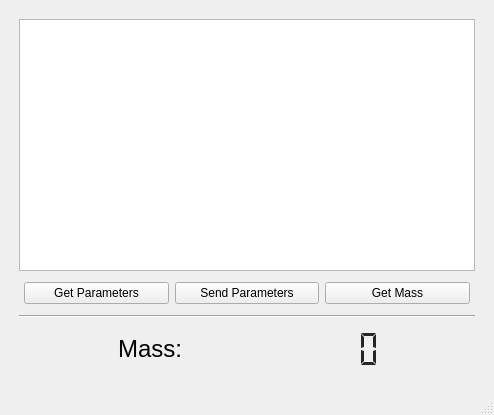
<?xml version="1.0" encoding="UTF-8"?>
<ui version="4.0">
 <class>MainWindow</class>
 <widget class="QMainWindow" name="MainWindow">
  <property name="geometry">
   <rect>
    <x>0</x>
    <y>0</y>
    <width>494</width>
    <height>415</height>
   </rect>
  </property>
  <property name="windowTitle">
   <string>Fusion QTer Dynamic Properties </string>
  </property>
  <widget class="QWidget" name="centralwidget">
   <layout class="QGridLayout" name="gridLayout">
    <item row="0" column="0">
     <layout class="QVBoxLayout" name="verticalLayout_2">
      <property name="sizeConstraint">
       <enum>QLayout::SetNoConstraint</enum>
      </property>
      <property name="leftMargin">
       <number>10</number>
      </property>
      <property name="topMargin">
       <number>10</number>
      </property>
      <property name="rightMargin">
       <number>10</number>
      </property>
      <property name="bottomMargin">
       <number>10</number>
      </property>
      <item>
       <widget class="QTableView" name="parameter_table">
        <property name="alternatingRowColors">
         <bool>true</bool>
        </property>
        <property name="cornerButtonEnabled">
         <bool>false</bool>
        </property>
        <attribute name="horizontalHeaderDefaultSectionSize">
         <number>150</number>
        </attribute>
        <attribute name="verticalHeaderVisible">
         <bool>false</bool>
        </attribute>
       </widget>
      </item>
      <item>
       <layout class="QHBoxLayout" name="horizontalLayout">
        <property name="leftMargin">
         <number>5</number>
        </property>
        <property name="topMargin">
         <number>5</number>
        </property>
        <property name="rightMargin">
         <number>5</number>
        </property>
        <property name="bottomMargin">
         <number>5</number>
        </property>
        <item>
         <widget class="QPushButton" name="get">
          <property name="sizePolicy">
           <sizepolicy hsizetype="Preferred" vsizetype="Fixed">
            <horstretch>0</horstretch>
            <verstretch>0</verstretch>
           </sizepolicy>
          </property>
          <property name="minimumSize">
           <size>
            <width>140</width>
            <height>0</height>
           </size>
          </property>
          <property name="text">
           <string>Get Parameters</string>
          </property>
         </widget>
        </item>
        <item>
         <widget class="QPushButton" name="send">
          <property name="sizePolicy">
           <sizepolicy hsizetype="Preferred" vsizetype="Preferred">
            <horstretch>0</horstretch>
            <verstretch>0</verstretch>
           </sizepolicy>
          </property>
          <property name="minimumSize">
           <size>
            <width>140</width>
            <height>0</height>
           </size>
          </property>
          <property name="text">
           <string>Send Parameters</string>
          </property>
         </widget>
        </item>
        <item>
         <widget class="QPushButton" name="refresh">
          <property name="sizePolicy">
           <sizepolicy hsizetype="Preferred" vsizetype="Fixed">
            <horstretch>0</horstretch>
            <verstretch>0</verstretch>
           </sizepolicy>
          </property>
          <property name="minimumSize">
           <size>
            <width>140</width>
            <height>0</height>
           </size>
          </property>
          <property name="text">
           <string>Get Mass</string>
          </property>
         </widget>
        </item>
       </layout>
      </item>
      <item>
       <widget class="Line" name="line">
        <property name="orientation">
         <enum>Qt::Horizontal</enum>
        </property>
       </widget>
      </item>
      <item>
       <layout class="QHBoxLayout" name="horizontalLayout_2">
        <property name="leftMargin">
         <number>5</number>
        </property>
        <property name="topMargin">
         <number>5</number>
        </property>
        <property name="rightMargin">
         <number>5</number>
        </property>
        <property name="bottomMargin">
         <number>5</number>
        </property>
        <item>
         <widget class="QLabel" name="label_3">
          <property name="sizePolicy">
           <sizepolicy hsizetype="Fixed" vsizetype="Preferred">
            <horstretch>0</horstretch>
            <verstretch>0</verstretch>
           </sizepolicy>
          </property>
          <property name="minimumSize">
           <size>
            <width>100</width>
            <height>0</height>
           </size>
          </property>
          <property name="font">
           <font>
            <pointsize>18</pointsize>
           </font>
          </property>
          <property name="text">
           <string>Mass:</string>
          </property>
          <property name="alignment">
           <set>Qt::AlignRight|Qt::AlignTrailing|Qt::AlignVCenter</set>
          </property>
          <property name="margin">
           <number>0</number>
          </property>
          <property name="indent">
           <number>5</number>
          </property>
         </widget>
        </item>
        <item>
         <widget class="QLCDNumber" name="mass_display">
          <property name="sizePolicy">
           <sizepolicy hsizetype="Fixed" vsizetype="Minimum">
            <horstretch>0</horstretch>
            <verstretch>0</verstretch>
           </sizepolicy>
          </property>
          <property name="minimumSize">
           <size>
            <width>150</width>
            <height>40</height>
           </size>
          </property>
          <property name="palette">
           <palette>
            <active>
             <colorrole role="WindowText">
              <brush brushstyle="SolidPattern">
               <color alpha="255">
                <red>255</red>
                <green>0</green>
                <blue>0</blue>
               </color>
              </brush>
             </colorrole>
             <colorrole role="Button">
              <brush brushstyle="SolidPattern">
               <color alpha="255">
                <red>236</red>
                <green>236</green>
                <blue>236</blue>
               </color>
              </brush>
             </colorrole>
             <colorrole role="Light">
              <brush brushstyle="SolidPattern">
               <color alpha="255">
                <red>102</red>
                <green>102</green>
                <blue>102</blue>
               </color>
              </brush>
             </colorrole>
             <colorrole role="Midlight">
              <brush brushstyle="SolidPattern">
               <color alpha="255">
                <red>153</red>
                <green>153</green>
                <blue>153</blue>
               </color>
              </brush>
             </colorrole>
             <colorrole role="Dark">
              <brush brushstyle="SolidPattern">
               <color alpha="255">
                <red>191</red>
                <green>191</green>
                <blue>191</blue>
               </color>
              </brush>
             </colorrole>
             <colorrole role="Mid">
              <brush brushstyle="SolidPattern">
               <color alpha="255">
                <red>169</red>
                <green>169</green>
                <blue>169</blue>
               </color>
              </brush>
             </colorrole>
             <colorrole role="Text">
              <brush brushstyle="SolidPattern">
               <color alpha="216">
                <red>0</red>
                <green>0</green>
                <blue>0</blue>
               </color>
              </brush>
             </colorrole>
             <colorrole role="BrightText">
              <brush brushstyle="SolidPattern">
               <color alpha="255">
                <red>255</red>
                <green>255</green>
                <blue>255</blue>
               </color>
              </brush>
             </colorrole>
             <colorrole role="ButtonText">
              <brush brushstyle="SolidPattern">
               <color alpha="255">
                <red>0</red>
                <green>0</green>
                <blue>0</blue>
               </color>
              </brush>
             </colorrole>
             <colorrole role="Base">
              <brush brushstyle="SolidPattern">
               <color alpha="255">
                <red>255</red>
                <green>255</green>
                <blue>255</blue>
               </color>
              </brush>
             </colorrole>
             <colorrole role="Window">
              <brush brushstyle="SolidPattern">
               <color alpha="255">
                <red>204</red>
                <green>204</green>
                <blue>204</blue>
               </color>
              </brush>
             </colorrole>
             <colorrole role="Shadow">
              <brush brushstyle="SolidPattern">
               <color alpha="255">
                <red>0</red>
                <green>0</green>
                <blue>0</blue>
               </color>
              </brush>
             </colorrole>
             <colorrole role="Highlight">
              <brush brushstyle="SolidPattern">
               <color alpha="255">
                <red>165</red>
                <green>205</green>
                <blue>255</blue>
               </color>
              </brush>
             </colorrole>
             <colorrole role="HighlightedText">
              <brush brushstyle="SolidPattern">
               <color alpha="216">
                <red>0</red>
                <green>0</green>
                <blue>0</blue>
               </color>
              </brush>
             </colorrole>
             <colorrole role="Link">
              <brush brushstyle="SolidPattern">
               <color alpha="255">
                <red>9</red>
                <green>79</green>
                <blue>209</blue>
               </color>
              </brush>
             </colorrole>
             <colorrole role="LinkVisited">
              <brush brushstyle="SolidPattern">
               <color alpha="255">
                <red>255</red>
                <green>0</green>
                <blue>255</blue>
               </color>
              </brush>
             </colorrole>
             <colorrole role="AlternateBase">
              <brush brushstyle="SolidPattern">
               <color alpha="255">
                <red>245</red>
                <green>245</green>
                <blue>245</blue>
               </color>
              </brush>
             </colorrole>
             <colorrole role="NoRole">
              <brush brushstyle="SolidPattern">
               <color alpha="255">
                <red>0</red>
                <green>0</green>
                <blue>0</blue>
               </color>
              </brush>
             </colorrole>
             <colorrole role="ToolTipBase">
              <brush brushstyle="SolidPattern">
               <color alpha="255">
                <red>255</red>
                <green>255</green>
                <blue>255</blue>
               </color>
              </brush>
             </colorrole>
             <colorrole role="ToolTipText">
              <brush brushstyle="SolidPattern">
               <color alpha="255">
                <red>0</red>
                <green>0</green>
                <blue>0</blue>
               </color>
              </brush>
             </colorrole>
             <colorrole role="PlaceholderText">
              <brush brushstyle="SolidPattern">
               <color alpha="255">
                <red>0</red>
                <green>0</green>
                <blue>0</blue>
               </color>
              </brush>
             </colorrole>
            </active>
            <inactive>
             <colorrole role="WindowText">
              <brush brushstyle="SolidPattern">
               <color alpha="216">
                <red>0</red>
                <green>0</green>
                <blue>0</blue>
               </color>
              </brush>
             </colorrole>
             <colorrole role="Button">
              <brush brushstyle="SolidPattern">
               <color alpha="255">
                <red>236</red>
                <green>236</green>
                <blue>236</blue>
               </color>
              </brush>
             </colorrole>
             <colorrole role="Light">
              <brush brushstyle="SolidPattern">
               <color alpha="255">
                <red>255</red>
                <green>255</green>
                <blue>255</blue>
               </color>
              </brush>
             </colorrole>
             <colorrole role="Midlight">
              <brush brushstyle="SolidPattern">
               <color alpha="255">
                <red>245</red>
                <green>245</green>
                <blue>245</blue>
               </color>
              </brush>
             </colorrole>
             <colorrole role="Dark">
              <brush brushstyle="SolidPattern">
               <color alpha="255">
                <red>191</red>
                <green>191</green>
                <blue>191</blue>
               </color>
              </brush>
             </colorrole>
             <colorrole role="Mid">
              <brush brushstyle="SolidPattern">
               <color alpha="255">
                <red>169</red>
                <green>169</green>
                <blue>169</blue>
               </color>
              </brush>
             </colorrole>
             <colorrole role="Text">
              <brush brushstyle="SolidPattern">
               <color alpha="216">
                <red>0</red>
                <green>0</green>
                <blue>0</blue>
               </color>
              </brush>
             </colorrole>
             <colorrole role="BrightText">
              <brush brushstyle="SolidPattern">
               <color alpha="255">
                <red>255</red>
                <green>255</green>
                <blue>255</blue>
               </color>
              </brush>
             </colorrole>
             <colorrole role="ButtonText">
              <brush brushstyle="SolidPattern">
               <color alpha="255">
                <red>0</red>
                <green>0</green>
                <blue>0</blue>
               </color>
              </brush>
             </colorrole>
             <colorrole role="Base">
              <brush brushstyle="SolidPattern">
               <color alpha="255">
                <red>255</red>
                <green>255</green>
                <blue>255</blue>
               </color>
              </brush>
             </colorrole>
             <colorrole role="Window">
              <brush brushstyle="SolidPattern">
               <color alpha="255">
                <red>236</red>
                <green>236</green>
                <blue>236</blue>
               </color>
              </brush>
             </colorrole>
             <colorrole role="Shadow">
              <brush brushstyle="SolidPattern">
               <color alpha="255">
                <red>0</red>
                <green>0</green>
                <blue>0</blue>
               </color>
              </brush>
             </colorrole>
             <colorrole role="Highlight">
              <brush brushstyle="SolidPattern">
               <color alpha="255">
                <red>212</red>
                <green>212</green>
                <blue>212</blue>
               </color>
              </brush>
             </colorrole>
             <colorrole role="HighlightedText">
              <brush brushstyle="SolidPattern">
               <color alpha="216">
                <red>0</red>
                <green>0</green>
                <blue>0</blue>
               </color>
              </brush>
             </colorrole>
             <colorrole role="Link">
              <brush brushstyle="SolidPattern">
               <color alpha="255">
                <red>0</red>
                <green>0</green>
                <blue>255</blue>
               </color>
              </brush>
             </colorrole>
             <colorrole role="LinkVisited">
              <brush brushstyle="SolidPattern">
               <color alpha="255">
                <red>255</red>
                <green>0</green>
                <blue>255</blue>
               </color>
              </brush>
             </colorrole>
             <colorrole role="AlternateBase">
              <brush brushstyle="SolidPattern">
               <color alpha="255">
                <red>245</red>
                <green>245</green>
                <blue>245</blue>
               </color>
              </brush>
             </colorrole>
             <colorrole role="NoRole">
              <brush brushstyle="NoBrush">
               <color alpha="255">
                <red>0</red>
                <green>0</green>
                <blue>0</blue>
               </color>
              </brush>
             </colorrole>
             <colorrole role="ToolTipBase">
              <brush brushstyle="SolidPattern">
               <color alpha="255">
                <red>255</red>
                <green>255</green>
                <blue>255</blue>
               </color>
              </brush>
             </colorrole>
             <colorrole role="ToolTipText">
              <brush brushstyle="SolidPattern">
               <color alpha="255">
                <red>0</red>
                <green>0</green>
                <blue>0</blue>
               </color>
              </brush>
             </colorrole>
             <colorrole role="PlaceholderText">
              <brush brushstyle="NoBrush">
               <color alpha="255">
                <red>0</red>
                <green>0</green>
                <blue>0</blue>
               </color>
              </brush>
             </colorrole>
            </inactive>
            <disabled>
             <colorrole role="WindowText">
              <brush brushstyle="SolidPattern">
               <color alpha="63">
                <red>0</red>
                <green>0</green>
                <blue>0</blue>
               </color>
              </brush>
             </colorrole>
             <colorrole role="Button">
              <brush brushstyle="SolidPattern">
               <color alpha="255">
                <red>236</red>
                <green>236</green>
                <blue>236</blue>
               </color>
              </brush>
             </colorrole>
             <colorrole role="Light">
              <brush brushstyle="SolidPattern">
               <color alpha="255">
                <red>102</red>
                <green>102</green>
                <blue>102</blue>
               </color>
              </brush>
             </colorrole>
             <colorrole role="Midlight">
              <brush brushstyle="SolidPattern">
               <color alpha="255">
                <red>153</red>
                <green>153</green>
                <blue>153</blue>
               </color>
              </brush>
             </colorrole>
             <colorrole role="Dark">
              <brush brushstyle="SolidPattern">
               <color alpha="255">
                <red>191</red>
                <green>191</green>
                <blue>191</blue>
               </color>
              </brush>
             </colorrole>
             <colorrole role="Mid">
              <brush brushstyle="SolidPattern">
               <color alpha="255">
                <red>169</red>
                <green>169</green>
                <blue>169</blue>
               </color>
              </brush>
             </colorrole>
             <colorrole role="Text">
              <brush brushstyle="SolidPattern">
               <color alpha="63">
                <red>0</red>
                <green>0</green>
                <blue>0</blue>
               </color>
              </brush>
             </colorrole>
             <colorrole role="BrightText">
              <brush brushstyle="SolidPattern">
               <color alpha="255">
                <red>255</red>
                <green>255</green>
                <blue>255</blue>
               </color>
              </brush>
             </colorrole>
             <colorrole role="ButtonText">
              <brush brushstyle="SolidPattern">
               <color alpha="255">
                <red>147</red>
                <green>147</green>
                <blue>147</blue>
               </color>
              </brush>
             </colorrole>
             <colorrole role="Base">
              <brush brushstyle="SolidPattern">
               <color alpha="255">
                <red>204</red>
                <green>204</green>
                <blue>204</blue>
               </color>
              </brush>
             </colorrole>
             <colorrole role="Window">
              <brush brushstyle="SolidPattern">
               <color alpha="255">
                <red>204</red>
                <green>204</green>
                <blue>204</blue>
               </color>
              </brush>
             </colorrole>
             <colorrole role="Shadow">
              <brush brushstyle="SolidPattern">
               <color alpha="255">
                <red>0</red>
                <green>0</green>
                <blue>0</blue>
               </color>
              </brush>
             </colorrole>
             <colorrole role="Highlight">
              <brush brushstyle="SolidPattern">
               <color alpha="255">
                <red>212</red>
                <green>212</green>
                <blue>212</blue>
               </color>
              </brush>
             </colorrole>
             <colorrole role="HighlightedText">
              <brush brushstyle="SolidPattern">
               <color alpha="63">
                <red>0</red>
                <green>0</green>
                <blue>0</blue>
               </color>
              </brush>
             </colorrole>
             <colorrole role="Link">
              <brush brushstyle="SolidPattern">
               <color alpha="255">
                <red>0</red>
                <green>0</green>
                <blue>255</blue>
               </color>
              </brush>
             </colorrole>
             <colorrole role="LinkVisited">
              <brush brushstyle="SolidPattern">
               <color alpha="255">
                <red>255</red>
                <green>0</green>
                <blue>255</blue>
               </color>
              </brush>
             </colorrole>
             <colorrole role="AlternateBase">
              <brush brushstyle="SolidPattern">
               <color alpha="255">
                <red>245</red>
                <green>245</green>
                <blue>245</blue>
               </color>
              </brush>
             </colorrole>
             <colorrole role="NoRole">
              <brush brushstyle="NoBrush">
               <color alpha="255">
                <red>0</red>
                <green>0</green>
                <blue>0</blue>
               </color>
              </brush>
             </colorrole>
             <colorrole role="ToolTipBase">
              <brush brushstyle="SolidPattern">
               <color alpha="255">
                <red>255</red>
                <green>255</green>
                <blue>255</blue>
               </color>
              </brush>
             </colorrole>
             <colorrole role="ToolTipText">
              <brush brushstyle="SolidPattern">
               <color alpha="255">
                <red>0</red>
                <green>0</green>
                <blue>0</blue>
               </color>
              </brush>
             </colorrole>
             <colorrole role="PlaceholderText">
              <brush brushstyle="NoBrush">
               <color alpha="255">
                <red>0</red>
                <green>0</green>
                <blue>0</blue>
               </color>
              </brush>
             </colorrole>
            </disabled>
           </palette>
          </property>
          <property name="autoFillBackground">
           <bool>false</bool>
          </property>
          <property name="frameShape">
           <enum>QFrame::NoFrame</enum>
          </property>
          <property name="frameShadow">
           <enum>QFrame::Plain</enum>
          </property>
          <property name="lineWidth">
           <number>0</number>
          </property>
          <property name="smallDecimalPoint">
           <bool>false</bool>
          </property>
          <property name="mode">
           <enum>QLCDNumber::Dec</enum>
          </property>
          <property name="segmentStyle">
           <enum>QLCDNumber::Flat</enum>
          </property>
          <property name="value" stdset="0">
           <double>0.000000000000000</double>
          </property>
         </widget>
        </item>
       </layout>
      </item>
     </layout>
    </item>
   </layout>
  </widget>
  <widget class="QMenuBar" name="menubar">
   <property name="geometry">
    <rect>
     <x>0</x>
     <y>0</y>
     <width>494</width>
     <height>22</height>
    </rect>
   </property>
  </widget>
  <widget class="QStatusBar" name="statusbar"/>
 </widget>
 <resources/>
 <connections/>
</ui>
